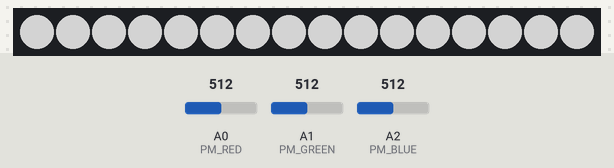
The sketch below on a simulated Arduino Uno, built with avr-gcc and run on an emulated ATmega328P. On the bench: 16 RGB LEDs in strip order, left to right. Inputs (shaded band) come from the test bench; at power-on: A0 (PM_RED) = 512, A1 (PM_GREEN) = 512, A2 (PM_BLUE) = 512. Dim RGB values are drawn brighter than linear.

Above: at 1.2 s.
1.3 s: A0 (PM_RED) set to 716
2.8 s: A1 (PM_GREEN) set to 716
4.3 s: A2 (PM_BLUE) set to 306
At 4.6 s:
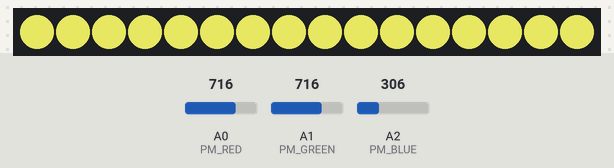
5.8 s: A0 (PM_RED) set to 511
7.3 s: A2 (PM_BLUE) set to 511
8.8 s: A1 (PM_GREEN) set to 306
At 9.1 s:
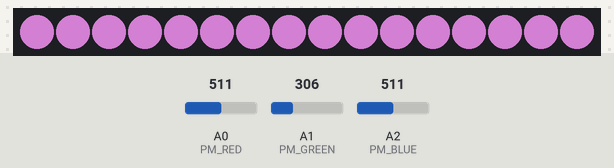
Timing chart, 0 to 11.3 s (numbered marks = the images above; inputs shaded):
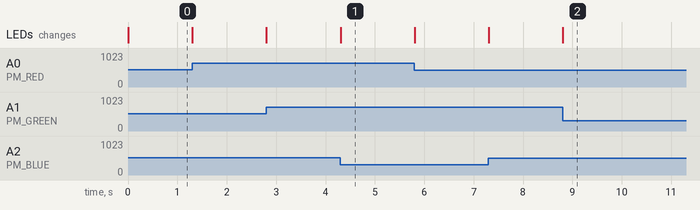

Measured:
- after the input at 4.3 s, the LEDs: change at once (image 1)
- after the input at 8.8 s, the LEDs: change at once (image 2)

The sketch:

colorscopeV1.ino
```cpp
/*
  DIY фазово-контрастный осветитель (подсветка) для микроскопа

  Скетч позволяет управлять цветом светодиодной ленты с трех потенциометров.
  Код работает на Arduino UNO с лентой WS2812, но легко меняется, чтобы
  работать с другими комбинациями железа.
  Используется библиотека NeoPixel от Adafruit.

  Автор: Global Hell 2015-2-12
 */
#include <Adafruit_NeoPixel.h>


// Аналоговые входы для переменных резисторов (потенциометров)
const uint8_t PM_RED = A0;
const uint8_t PM_GREEN = A1;
const uint8_t PM_BLUE = A2;
// Параметры для RGB-ленты
const uint8_t LED_PIN = 3;     // выходной пин, управляющий лентой (должен поддерживать ШИМ)
const uint8_t LED_QUAN = 16;  // сколько светодиодов в ленте?
const uint8_t BRIGHTNESS = 255; // яркость, 255 - максимальная
// Интевал опроса потенциометров
const uint16_t INTERVAL = 5;  // миллисекунд


// Переменная хранения цвета
uint32_t current_color;
// Переменная таймера опроса
uint32_t last_time;

// Обьект NeoPixel для управления лентой
Adafruit_NeoPixel led_strip = Adafruit_NeoPixel(LED_QUAN, LED_PIN, NEO_GRB + NEO_KHZ800);  // WS2812

void setup() {
    // Инициализируем пины
    pinMode(PM_RED, INPUT);
    pinMode(PM_GREEN, INPUT);
    pinMode(PM_BLUE, INPUT);

    // Установка пина управления лентой в качестве выхода
    led_strip.begin();
    // Яркость
    led_strip.setBrightness(BRIGHTNESS);
    // "Пустой" цвет, для начала
    current_color = led_strip.Color(0, 0, 0);

    last_time = millis();
}


void loop() {
  uint32_t current_time = millis();
  if ((current_time - last_time) >= INTERVAL) {  // если прошел интервал
    last_time = current_time;
    // Считываем величины с потенциометров
    uint8_t* rgb = pt2RGB();
    // Собираем из них цвет
    current_color = led_strip.Color(rgb[0], rgb[1], rgb[2]);
  }

  led_strip.fill(current_color);  // заполняем ленту цветом
  led_strip.show();               // отображаем
}


uint8_t* pt2RGB() {
  // Считываем и преобразуем данные с потенциометров
  // Заносим их в массив, потом его возвращаем
  static uint8_t vals[3];
  vals[0] = (uint8_t) map(analogRead(PM_RED), 0, 1023, 0, 255);
  vals[1] = (uint8_t) map(analogRead(PM_GREEN), 0, 1023, 0, 255);
  vals[2] = (uint8_t) map(analogRead(PM_BLUE), 0, 1023, 0, 255);

  return vals;
}
```
